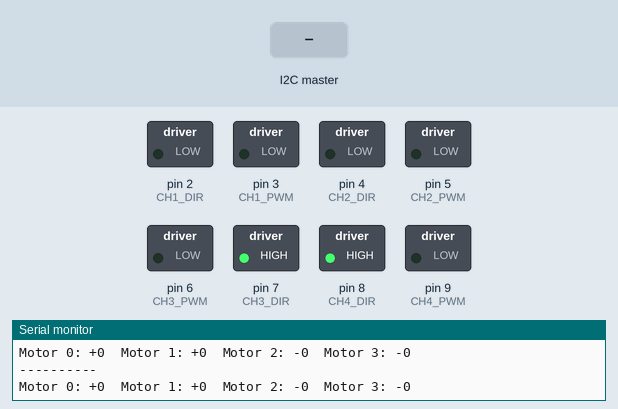
Simulated run of this sketch. Board: Arduino Uno, built with avr-gcc and run on an emulated ATmega328P. Parts: switched loads named in the sketch (green lamp = pin HIGH), the last lines printed to the serial monitor. The test bench sets the inputs (shaded band).

Above: at 1.2 s.
1.3 s: the I2C master sends the byte 1
At 1.9 s:
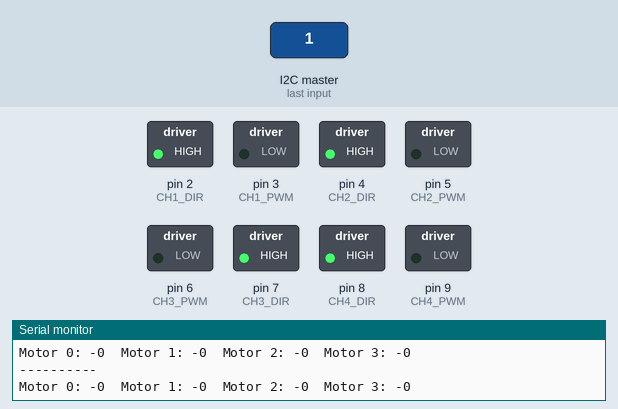
Timing chart, 0 to 4.3 s (numbered marks = the images above; inputs shaded):
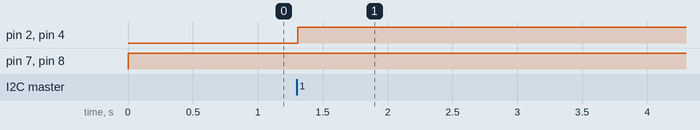

Measured:
- after the input at 1.3 s, pin 2 (CH1_DIR), pin 4 (CH2_DIR): LOW → HIGH at once

The sketch:

Arduino.ino
```cpp
#include <Wire.h>

#define CH1_DIR 2
#define CH1_PWM 3
#define CH2_DIR 4
#define CH2_PWM 5
#define CH3_DIR 7
#define CH3_PWM 6
#define CH4_DIR 8
#define CH4_PWM 9

int directionPins[4] = { 2, 4, 7, 8 };
int speedPins[4] = { 3, 5, 6, 9 };
boolean directions[4] = { true, true, false, false };
int speeds[4] = { 0, 0, 0, 0 };

void setup() {

  // Initiate Communication
  Wire.begin( 2 );
  Wire.onReceive( readData );
  Serial.begin(9600);

  //Set Pin Modes
  pinMode( CH1_DIR, OUTPUT );
  pinMode( CH1_PWM, OUTPUT );
  pinMode( CH2_DIR, OUTPUT );
  pinMode( CH2_PWM, OUTPUT );
  pinMode( CH3_DIR, OUTPUT );
  pinMode( CH3_PWM, OUTPUT );
  pinMode( CH4_DIR, OUTPUT );
  pinMode( CH4_PWM, OUTPUT );

}

void loop() {
  updateMotors();
}

void readData( int byteCount ) {
    for( int i = 0; i < 4; i++ ) {
      int direction = (char) Wire.read();
      int speed = Wire.read();
      if( direction == '1' ) directions[i] = true;
      else directions[i] = false;
      speeds[i] = constrain( speed, 0, 255 );
    }
}

void updateMotors() {
  for( int i = 0; i < 4; i++ ) {
    if( directions[i] ) digitalWrite( directionPins[i], LOW );
    else digitalWrite( directionPins[i], HIGH );
    analogWrite( speedPins[i], speeds[i] );
  }

  Serial.println( "----------" );
  for( int i = 0; i < 4; i++ ) {
    Serial.print( "Motor " );
    Serial.print( i );
    Serial.print(": ");
    if( directions[i] ) Serial.print( "+" );
    else Serial.print("-");
    Serial.print( speeds[i] );
    Serial.print( "\t" );
  }
  Serial.println("\n");
}
```
